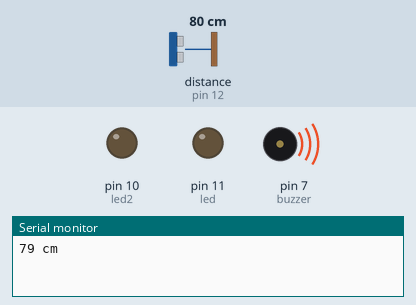
The sketch below on a simulated Arduino Uno, built with avr-gcc and run on an emulated ATmega328P. Parts: output pins drawn as LEDs (lit = HIGH), buzzer (waves = sounding, pin HIGH), the last lines printed to the serial monitor. Wiring (inferred from the names in the program): ultrasonic range finder: trigger pin 13; echo pin 12. Inputs (shaded band) come from the test bench; at power-on: distance to the obstacle (sensor on pin 12) 80 cm. The echo pulse lasts 58.3 µs per cm; pins used as bus, display or sensor lines are not drawn.

Above: at 2.2 s.
2.3 s: distance to the obstacle (sensor on pin 12) set to 2 cm
At 8.95 s:
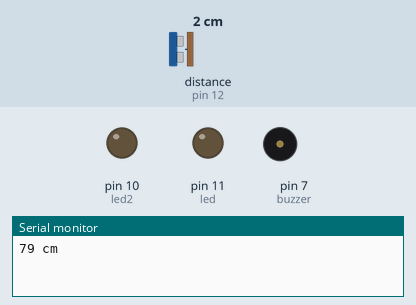
11.0 s: distance to the obstacle (sensor on pin 12) set to 136 cm
At 12.1 s:
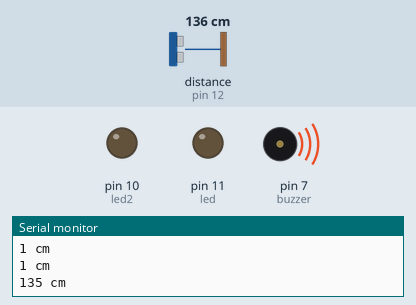
19.0 s: distance to the obstacle (sensor on pin 12) set to 141 cm
Timing chart, 0 to 26.1 s (numbered marks = the images above; inputs shaded):
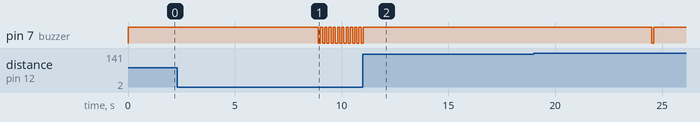

The sketch:

FlashlightCode.ino
```cpp
/*
Current Pin Layout:

HC-SR04(Ultrasonic Sensor)
ECHO: Digital I/O Pin 13
TRIG:  Digital I/O Pin 12
VCC: 5V Pin
GND: any GND pin

Buzzer: Digital I/O Pin 7

*/

#define trigPin 13
#define echoPin 12
#define led 11
#define led2 10
#define buzzer 7

void setup()
{
  Serial.begin (9600);
  pinMode(trigPin, OUTPUT);
  pinMode(echoPin, INPUT);
  pinMode(led, OUTPUT);
  pinMode(led2, OUTPUT);
  pinMode(buzzer, OUTPUT);

  /*allows buzzer to ring for 1 second
  to confirm sound is working*/
  digitalWrite(buzzer,HIGH);
  delay(1000);
  digitalWrite(buzzer, LOW);

}

void loop()
{
   digitalWrite(buzzer,HIGH);

  long duration, distance;
  digitalWrite(trigPin, LOW);
  delayMicroseconds(2);
  digitalWrite(trigPin, HIGH);
  delayMicroseconds(10);
  digitalWrite(trigPin, LOW);

  /*calculates distance of object based on
    time taken to pulse */
  duration = pulseIn(echoPin, HIGH);
  distance = (duration/2) / 29.1;


  /*defines out of range distances */
  if (distance >= 200 || distance <= 0)
  {
    Serial.println("Out of range");
  }
  else
  {
    Serial.print(distance);
    Serial.println(" cm");
  }


  /* generates delays based on distance*/
  digitalWrite(buzzer,HIGH);
  delay((distance*100));
  digitalWrite(buzzer, LOW);

  /*end of loop delay so that sounds do not clash*/
  delay(100);

}
```

Measured:
- after the input at 11.0 s, pin 7 (buzzer): goes on until 11.0 s, then stays HIGH
